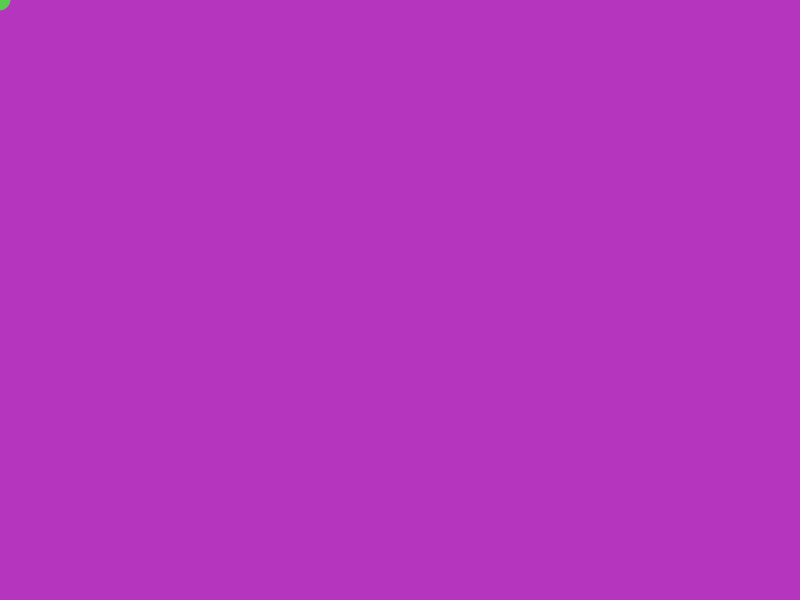
Frame 1 (no input)
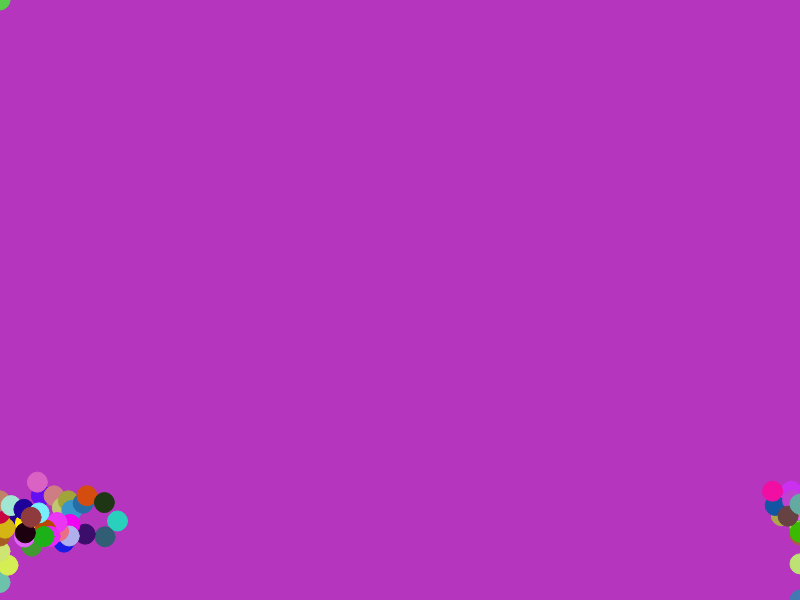
Frame 60 (no input)
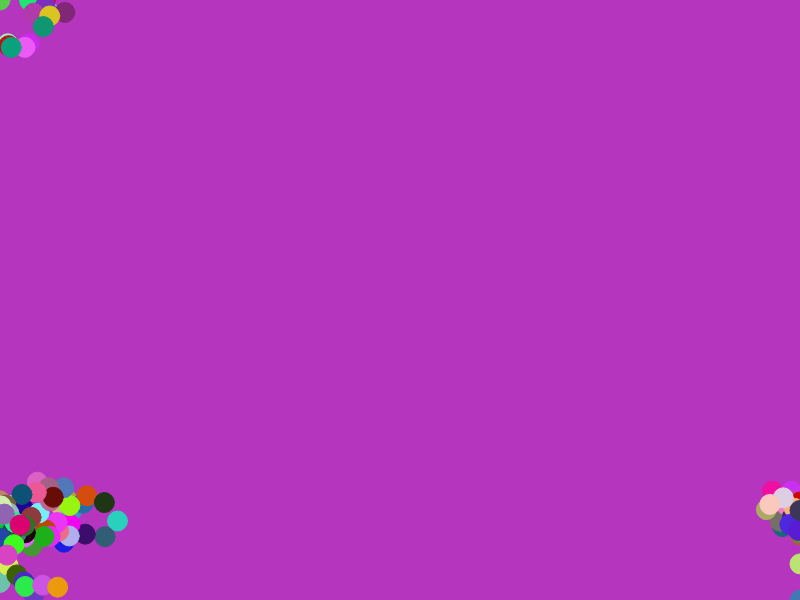
Frame 120 (the mouse pressed at the canvas centre since frame 60)

The p5.js sketch that drew these frames (run headless with seeded random() and noise() and a simulated clock; from frame 60 on, the mouse is pressed at the canvas centre):

// p5.js sketch
// ── sketch.js
// this is a comment
/*
fad
dfad
adfasdf
asdfa
comment
cool
shiet
*/

var x = 0;
var y = 0;


function setup() {
  createCanvas(800, 600);
  //background(0);
  background(random(255), random(255), random(255))

}

function draw() {
  r = random(255)
  g = random (255)
  b = random(255)
  fill(r, g, b)
  stroke(r, g, b)
  
  ellipse(x, y, 20, 20);
  
  x = x+random(-20, 20)
  y = y+random(-20, 20)
  
  if(x<0) x = width;
  if(y<0) y = height;
  if(x>width) x = 0;
  if(y>height) y = 0;

}

function keyPressed() {
  background(random(255), random(255), random(255))
}
